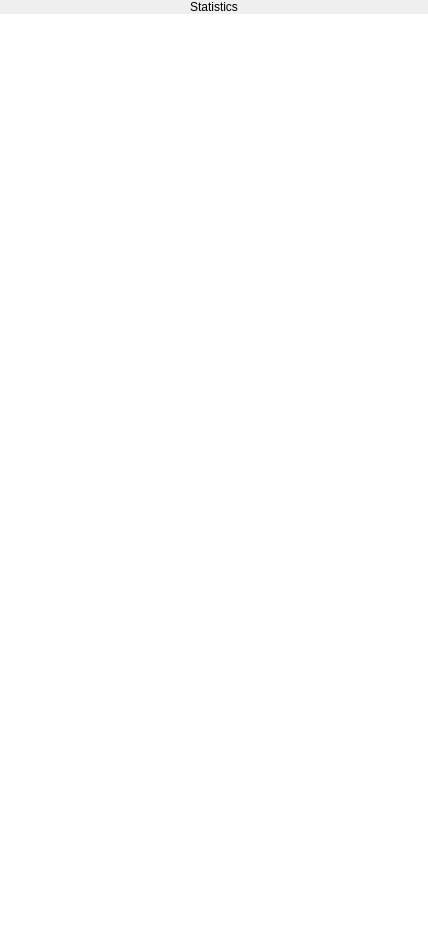
<?xml version="1.0" encoding="UTF-8"?>
<ui version="4.0">
 <class>Statistics</class>
 <widget class="QWidget" name="Statistics">
  <property name="geometry">
   <rect>
    <x>0</x>
    <y>0</y>
    <width>428</width>
    <height>926</height>
   </rect>
  </property>
  <property name="windowTitle">
   <string>Form</string>
  </property>
  <layout class="QVBoxLayout" name="verticalLayout">
   <property name="spacing">
    <number>0</number>
   </property>
   <property name="leftMargin">
    <number>0</number>
   </property>
   <property name="topMargin">
    <number>0</number>
   </property>
   <property name="rightMargin">
    <number>0</number>
   </property>
   <property name="bottomMargin">
    <number>0</number>
   </property>
   <item>
    <widget class="DapGuiWidget" name="Background" native="true">
     <property name="cssStyle" stdset="0">
      <string>backgroundcolor</string>
     </property>
     <layout class="QVBoxLayout" name="verticalLayout_2">
      <property name="spacing">
       <number>0</number>
      </property>
      <property name="leftMargin">
       <number>0</number>
      </property>
      <property name="topMargin">
       <number>0</number>
      </property>
      <property name="rightMargin">
       <number>0</number>
      </property>
      <property name="bottomMargin">
       <number>0</number>
      </property>
      <item>
       <widget class="DapGuiWidget" name="kelGuiWidget_4" native="true">
        <property name="cssStyle" stdset="0">
         <string>stat-top-spacer</string>
        </property>
       </widget>
      </item>
      <item>
       <widget class="DapGuiLabel" name="label">
        <property name="text">
         <string>Statistics</string>
        </property>
        <property name="alignment">
         <set>Qt::AlignCenter</set>
        </property>
        <property name="cssStyle" stdset="0">
         <string>stat-top-text-statistics font24 darkblue bold lato noborder nobackground</string>
        </property>
       </widget>
      </item>
      <item>
       <widget class="DapGuiWidget" name="kelGuiWidget_3" native="true">
        <property name="cssStyle" stdset="0">
         <string>stat-top-frame-spacer</string>
        </property>
       </widget>
      </item>
      <item>
       <layout class="QHBoxLayout" name="horizontalLayout">
        <property name="spacing">
         <number>0</number>
        </property>
        <item>
         <widget class="DapGuiWidget" name="frame" native="true">
          <property name="cssStyle" stdset="0">
           <string>stat-frame nobackground</string>
          </property>
          <layout class="QHBoxLayout" name="horizontalLayout_3">
           <property name="spacing">
            <number>0</number>
           </property>
           <property name="leftMargin">
            <number>0</number>
           </property>
           <property name="topMargin">
            <number>0</number>
           </property>
           <property name="rightMargin">
            <number>0</number>
           </property>
           <property name="bottomMargin">
            <number>0</number>
           </property>
           <item>
            <widget class="DapGuiGraphicsView" name="graphicsView">
             <property name="frameShape">
              <enum>QFrame::NoFrame</enum>
             </property>
             <property name="verticalScrollBarPolicy">
              <enum>Qt::ScrollBarAlwaysOff</enum>
             </property>
             <property name="horizontalScrollBarPolicy">
              <enum>Qt::ScrollBarAlwaysOff</enum>
             </property>
            </widget>
           </item>
          </layout>
         </widget>
        </item>
       </layout>
      </item>
      <item>
       <widget class="DapGuiWidget" name="kelGuiWidget_5" native="true">
        <property name="cssStyle" stdset="0">
         <string>stat-bottom-frame-spacer</string>
        </property>
       </widget>
      </item>
      <item>
       <layout class="QHBoxLayout" name="horizontalLayout_2">
        <property name="spacing">
         <number>0</number>
        </property>
        <item>
         <widget class="DapGuiWidget" name="kelGuiWidget_2" native="true">
          <property name="cssStyle" stdset="0">
           <string>nobackground</string>
          </property>
          <layout class="QGridLayout" name="gridLayout">
           <property name="leftMargin">
            <number>0</number>
           </property>
           <property name="topMargin">
            <number>0</number>
           </property>
           <property name="rightMargin">
            <number>0</number>
           </property>
           <property name="bottomMargin">
            <number>0</number>
           </property>
           <property name="spacing">
            <number>0</number>
           </property>
           <item row="4" column="1">
            <widget class="DapGuiButton" name="statPing" native="true">
             <property name="cssStyle" stdset="0">
              <string>stat-info nobackground</string>
             </property>
             <property name="mainText" stdset="0">
              <string>34 ms</string>
             </property>
             <property name="subText" stdset="0">
              <string>ping</string>
             </property>
             <property name="mainCssClass" stdset="0">
              <string>darkblue normal font24 lato noborder nobackground</string>
             </property>
             <property name="subCssClass" stdset="0">
              <string>gray uppercase font12 lato noborder nobackground</string>
             </property>
             <property name="leftCssClass" stdset="0">
              <string>darkblue normalbold font30 noborder nobackground</string>
             </property>
            </widget>
           </item>
           <item row="3" column="0">
            <widget class="DapGuiButton" name="statPackRec" native="true">
             <property name="cssStyle" stdset="0">
              <string>stat-info nobackground</string>
             </property>
             <property name="mainText" stdset="0">
              <string>454 086</string>
             </property>
             <property name="subText" stdset="0">
              <string>packets received</string>
             </property>
             <property name="mainCssClass" stdset="0">
              <string>darkblue normal font24 lato noborder nobackground</string>
             </property>
             <property name="subCssClass" stdset="0">
              <string>gray uppercase font12 lato noborder nobackground</string>
             </property>
             <property name="leftCssClass" stdset="0">
              <string>darkblue normalbold font30 noborder nobackground</string>
             </property>
            </widget>
           </item>
           <item row="3" column="1">
            <widget class="DapGuiButton" name="statPackSent" native="true">
             <property name="cssStyle" stdset="0">
              <string>stat-info nobackground</string>
             </property>
             <property name="mainText" stdset="0">
              <string>4 086</string>
             </property>
             <property name="subText" stdset="0">
              <string>packets sent</string>
             </property>
             <property name="mainCssClass" stdset="0">
              <string>darkblue normal font24 lato noborder nobackground</string>
             </property>
             <property name="subCssClass" stdset="0">
              <string>gray uppercase font12 lato noborder nobackground</string>
             </property>
             <property name="leftCssClass" stdset="0">
              <string>darkblue normalbold font30 noborder nobackground</string>
             </property>
            </widget>
           </item>
           <item row="4" column="0">
            <widget class="DapGuiButton" name="statUptime" native="true">
             <property name="cssStyle" stdset="0">
              <string>stat-info nobackground</string>
             </property>
             <property name="mainText" stdset="0">
              <string>146:7:27</string>
             </property>
             <property name="subText" stdset="0">
              <string>uptime</string>
             </property>
             <property name="mainCssClass" stdset="0">
              <string>darkblue normal font24 lato noborder nobackground</string>
             </property>
             <property name="subCssClass" stdset="0">
              <string>gray uppercase font12 lato noborder nobackground</string>
             </property>
             <property name="leftCssClass" stdset="0">
              <string>darkblue normalbold font30 noborder nobackground</string>
             </property>
            </widget>
           </item>
           <item row="1" column="1">
            <widget class="DapGuiButton" name="statUpSp" native="true">
             <property name="cssStyle" stdset="0">
              <string>stat-info nobackground</string>
             </property>
             <property name="mainText" stdset="0">
              <string>20 896 Mbps</string>
             </property>
             <property name="subText" stdset="0">
              <string>upload speed</string>
             </property>
             <property name="mainCssClass" stdset="0">
              <string>darkblue normal font24 lato noborder nobackground</string>
             </property>
             <property name="subCssClass" stdset="0">
              <string>gray uppercase font12 lato noborder nobackground</string>
             </property>
             <property name="leftCssClass" stdset="0">
              <string>darkblue normalbold font30 noborder nobackground</string>
             </property>
            </widget>
           </item>
           <item row="1" column="0">
            <widget class="DapGuiButton" name="statDownSp" native="true">
             <property name="cssStyle" stdset="0">
              <string>stat-info nobackground</string>
             </property>
             <property name="mainText" stdset="0">
              <string>10205 Mbps</string>
             </property>
             <property name="subText" stdset="0">
              <string>download speed</string>
             </property>
             <property name="mainCssClass" stdset="0">
              <string>darkblue normal font24 lato noborder nobackground</string>
             </property>
             <property name="subCssClass" stdset="0">
              <string>gray uppercase font12 lato noborder nobackground</string>
             </property>
             <property name="leftCssClass" stdset="0">
              <string>darkblue normalbold font30 noborder nobackground</string>
             </property>
            </widget>
           </item>
           <item row="2" column="1">
            <widget class="DapGuiButton" name="statBytesSent" native="true">
             <property name="cssStyle" stdset="0">
              <string>stat-info nobackground</string>
             </property>
             <property name="mainText" stdset="0">
              <string>20 896 Mb</string>
             </property>
             <property name="subText" stdset="0">
              <string>bytes sent</string>
             </property>
             <property name="mainCssClass" stdset="0">
              <string>darkblue normal font24 lato noborder nobackground</string>
             </property>
             <property name="subCssClass" stdset="0">
              <string>gray uppercase font12 lato noborder nobackground</string>
             </property>
             <property name="leftCssClass" stdset="0">
              <string>darkblue normalbold font30 noborder nobackground</string>
             </property>
            </widget>
           </item>
           <item row="2" column="0">
            <widget class="DapGuiButton" name="statBytesRec" native="true">
             <property name="cssStyle" stdset="0">
              <string>stat-info nobackground</string>
             </property>
             <property name="mainText" stdset="0">
              <string>29 896 Gb</string>
             </property>
             <property name="subText" stdset="0">
              <string>bytes received</string>
             </property>
             <property name="mainCssClass" stdset="0">
              <string>darkblue normal font24 lato noborder nobackground</string>
             </property>
             <property name="subCssClass" stdset="0">
              <string>gray uppercase font12 lato noborder nobackground</string>
             </property>
             <property name="leftCssClass" stdset="0">
              <string>darkblue normalbold font30 noborder nobackground</string>
             </property>
            </widget>
           </item>
          </layout>
         </widget>
        </item>
       </layout>
      </item>
      <item>
       <widget class="DapGuiWidget" name="kelGuiWidget" native="true">
        <property name="cssStyle" stdset="0">
         <string>footer</string>
        </property>
       </widget>
      </item>
     </layout>
    </widget>
   </item>
  </layout>
 </widget>
 <customwidgets>
  <customwidget>
   <class>DapGuiLabel</class>
   <extends>QLabel</extends>
   <header>dapguilabel.h</header>
  </customwidget>
  <customwidget>
   <class>DapGuiWidget</class>
   <extends>QWidget</extends>
   <header>dapguiwidget.h</header>
   <container>1</container>
  </customwidget>
  <customwidget>
   <class>DapGuiButton</class>
   <extends>QWidget</extends>
   <header>dapguibutton.h</header>
  </customwidget>
  <customwidget>
   <class>DapGuiGraphicsView</class>
   <extends>QGraphicsView</extends>
   <header>dapguigraphicsview.h</header>
  </customwidget>
 </customwidgets>
 <resources/>
 <connections/>
</ui>
